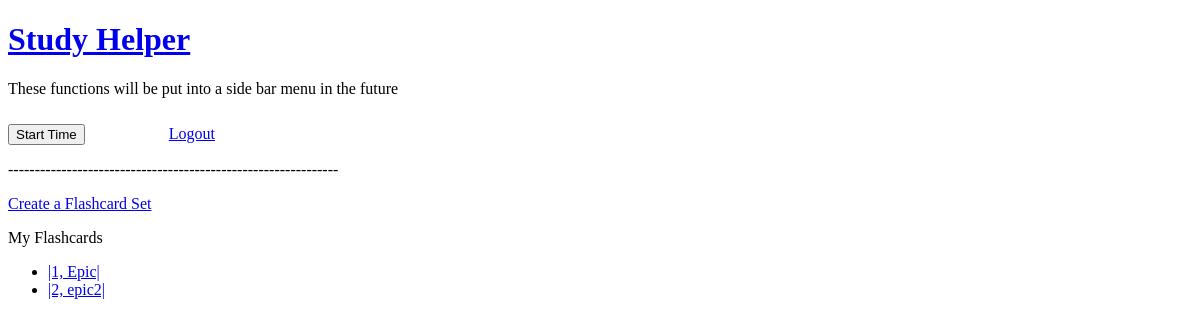
The page /flashcard (signed in) on the database as committed earlier.
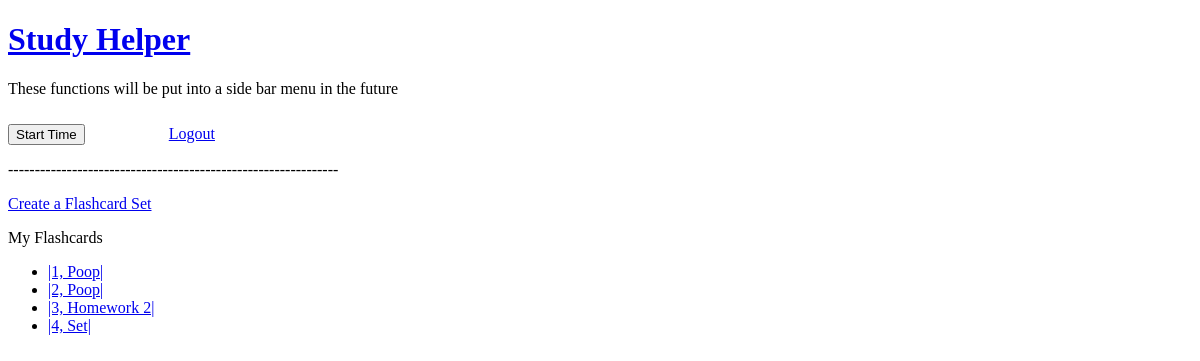
The same page on the database as committed later.
### myapp/models.py (models this page shows)
class Flashcardset(UserMixin, db.Model):
    id = db.Column(db.Integer, primary_key=True)
    author_id = db.Column(db.Integer, db.ForeignKey('user.id'))
    name = db.Column(db.String(64), unique=False, index=True)
    cards = db.relationship('Card', backref='set', lazy=True)
    def __repr__(self):
        return f'|{self.id}, {self.name}|'

### myapp/routes.py (the view)
@myapp_obj.route("/flashcard", methods=['GET', 'POST'])
@login_required
def display():
    flashcards = Flashcardset.query.filter_by(author_id = current_user.get_id())
    return render_template("/flashcard/flashcard_portal.html",
    flashcards = flashcards)

### myapp/models.py (called while the page is built)
@login.user_loader
def load_user(id):
    return User.query.get(int(id))

### myapp/templates/flashcard/flashcard_portal.html
{% extends "user/user_menu.html" %}
{% block content %}
<a href="/flashcard/create">Create a Flashcard Set</a>
<p>My Flashcards</p>
<ul>
{% for cards in flashcards %}
    <li>
    <a href="/flashcard/display/{{ cards.name }}-{{ cards.id }}">{{ cards }}</a>
    </li>
{% endfor %}
</ul>
{% endblock %}

### myapp/templates/user/user_menu.html (shortened to what this page needs)
{% extends "base.html" %}
{% block menu %}
    <p>These functions will be put into a side bar menu in the future</p>
    <button id="start_timer" class="btn">Start Time</button>
    <a href="/logout">Logout</a>
    <p>--------------------------------------------------------------</p>
{% endblock %}

### myapp/templates/base.html (shortened to what this page needs)
<!DOCTYPE HTML>
<html>
    <head>
    <link rel="stylesheet" href="{{ url_for('static', filename='css/pomodoro.css') }}">
	<a href="/">
        <h1>Study Helper</h1>
    <a>
    </head>
    <body>
        {% if current_user.is_authenticated %}
            {% block menu %}
            {% endblock %}
        {% endif %}
	{% block content %}
	{% endblock %}
    </body>
</html>

### myapp/static/css/pomodoro.css (style rules this page uses)
body { margin: 20; padding: 10; }
.btn { margin-top: 10px; display : inline; }

Rows that differ between the two databases and show on the page:
changed Flashcardset: id+name "|1, Epic|" → "|1, Poop|"
changed Flashcardset: id+name "|2, epic2|" → "|2, Poop|"
added Flashcardset: id+name "|3, Homework 2|"
added Flashcardset: id+name "|4, Set|"
